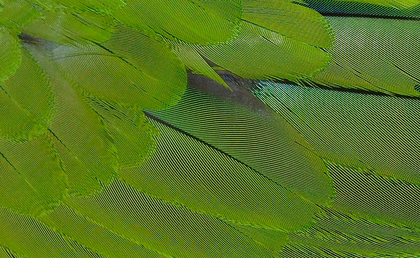
%> input picture Deblurring/plumage.png, 420 x 258 px, shrunk from 842 x 517 before the run
$ octave Hieu_deblur_original.m   (GNU Octave 9; MATLAB toolbox functions it lacks are replaced by stand-ins)
%> lines starting %> are read from the running program, lines starting %| are printed output that depends on the picture
close all;
%bien doi fft roi chia roi ifft
I = imread('plumage.png');
%> I is the input picture: size 258x420x3 uint8; mean R, G, B 88.4, 118.7, 34.4
I = rgb2gray(I);
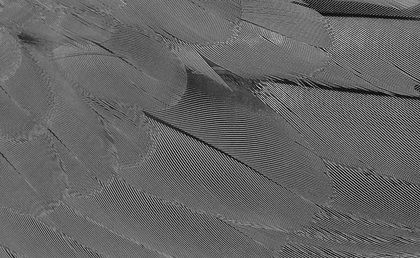
%> I: size 258x420 uint8; min 0, max 201, mean 100
I = double(I);
%> I: size 258x420 double

figure;
subplot(221); imshow(real(I), []); title('Original Image');
H = double(ones(3,3) / 9);
Y = conv2(I,H,'same'); %Y in spatial domain
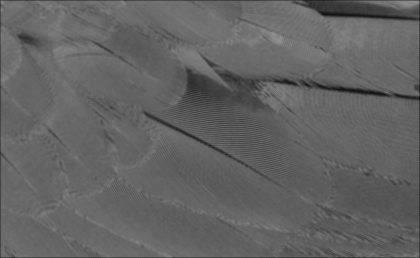
%> Y: size 258x420 double; min 18.67, max 148.9, mean 99.6
Y_Fourier = fft2(Y); %Y in freq domain

H_Fourier = fft2(H); %H in freq domain

[H_Fourier_rows, H_Fourier_columns] = size(H_Fourier); %Size of H in freq domain

H_Fourier = psf2otf(H_Fourier, size(Y_Fourier));

for i = 1 : H_Fourier_rows
    for j = 1 : H_Fourier_columns
        if H_Fourier(i, j) == 0
            H_Fourier(i, j) = 0.0000001;
        end
    end
end

disp(size(Y_Fourier)); disp(size(H_Fourier));
%|    258   420
%|    258   420
I_Fourier = Y_Fourier ./ H_Fourier;
I = ifft2(I_Fourier);
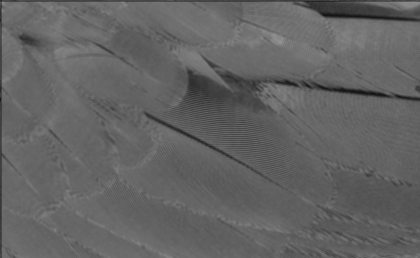
%> I: size 258x420 double; min 18.67, max 148.9, mean 99.6; mean of the top-left, top-right, bottom-left and bottom-right quarters 101.7, 99.8, 102, 94.9
subplot(222); imshow(real(I), []); title('Restored Image');

figure; imshow(H_Fourier);
